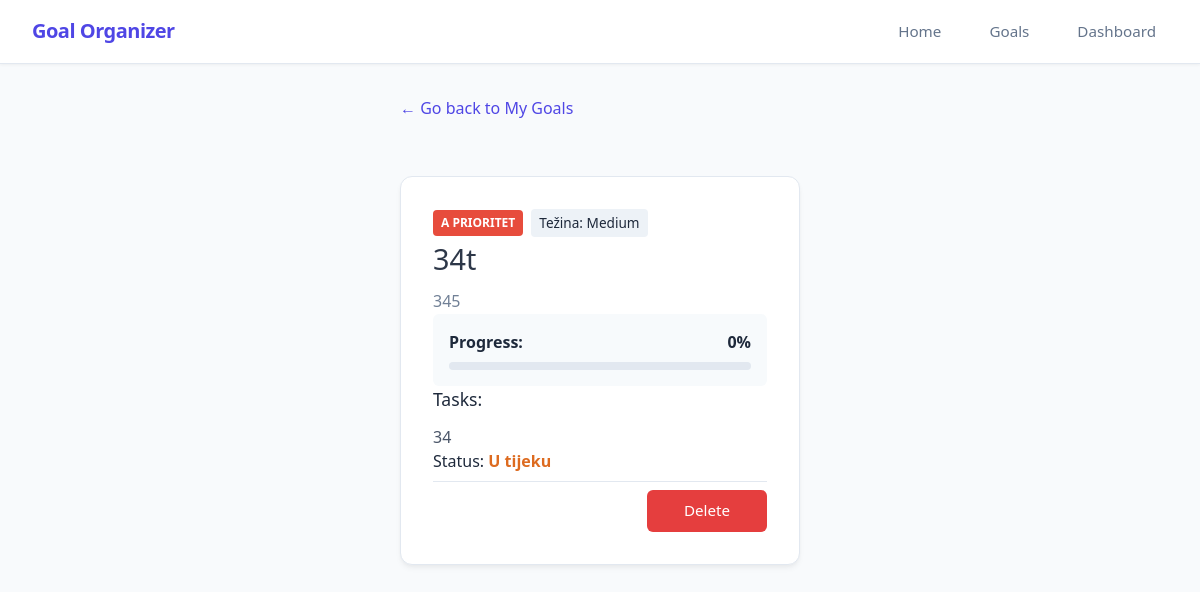
Before: /goals/1 with the older database file.
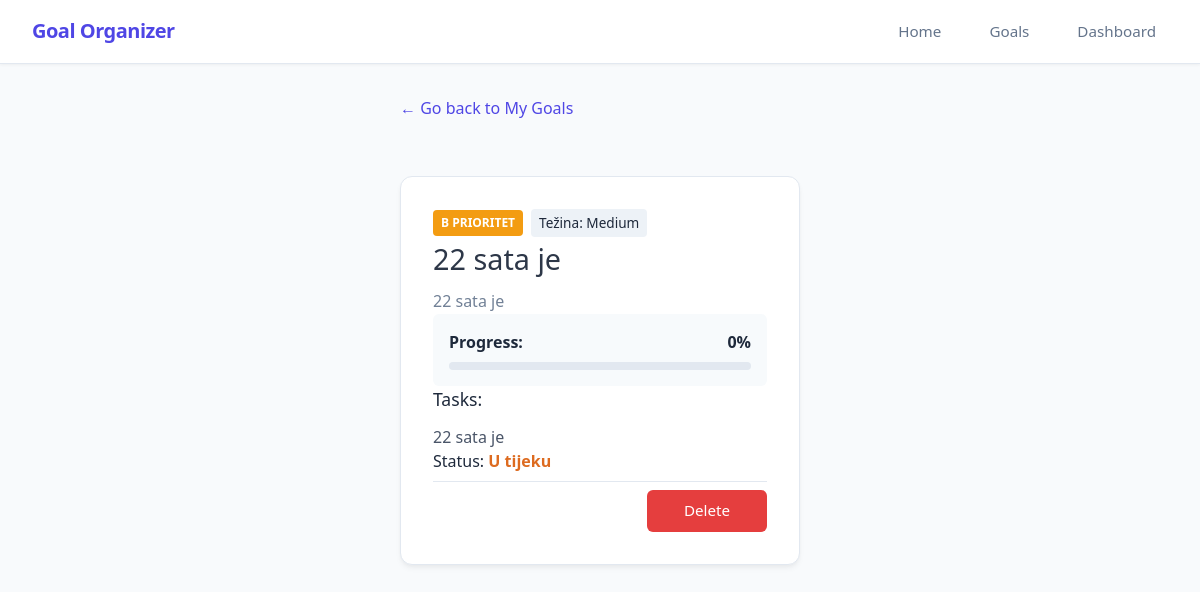
After: the same page with the newer database file.
### app/models_db.py (models this page shows, shortened)
class Goal(db.Model):
    id = db.Column(db.Integer, primary_key=True)
    title = db.Column(db.String(100), nullable=False)
    description = db.Column(db.Text, nullable=False)
    tasks = db.Column(db.JSON, nullable=True, default=[])
    is_completed = db.Column(db.Boolean, default=False)
    progress_percentage = db.Column(db.Float, default=0.0)
    difficulty = db.Column(db.String(20), nullable=False, default='Medium')
    priority = db.Column(db.String(1), nullable=False, default='b')
    created_at = db.Column(db.DateTime, default=datetime.now(timezone.utc), nullable=False)

### app/routes.py (the view)
@main.route('/goals/<int:goal_id>')
def view_goal(goal_id):
    goal = Goal.query.get_or_404(goal_id)
    tasks_list = [t.strip() for t in goal.tasks.split(',') if t.strip()] if goal.tasks else []
    return render_template('view_goal.html', goal=goal, tasks=tasks_list)

### app/templates/view_goal.html (shortened to what this page needs)
{% extends "base.html" %}
{% block content %}
<div class="container">
    <a href="{{ url_for('main.show_goals') }}" style="text-decoration: none; color: var(--primary); display: inline-flex; align-items: center; margin-bottom: 1.5rem; font-weight: 500;">
            ← Go back to My Goals
    </a>
    <div class="card">
        <div style="display: flex; gap: 0.5rem; align-items: center;">
            <span class="badge badge-{{ goal.priority }} ">{{ goal.priority | upper }} prioritet</span>
            <span style="background: #edf2f7; padding: 0.25rem 0.5rem; border-radius: 4px; font-size: 0.85rem; font-weight: 500;">
                Težina: {{ goal.difficulty }}
            </span>
        </div>
        <div>
            <h1 style="margin: 0 0 0.5rem 0; font-size: 1.8rem; color: #2d3748;">{{ goal.title }}</h1>
            <p style="margin: 0; color: #718096; line-height: 1.6;">{{ goal.description or 'Nema opisa.' }}</p>
        </div>
        <div style="background: #f7fafc; padding: 1rem; border-radius: 6px;">
            <div style="display: flex; justify-content: space-between; margin-bottom: 0.5rem; font-weight: 600;">
                <span>Progress:</span>
                <span>{{ goal.progress_percentage | round | int }}%</span>
            </div>
            <div style="width: 100%; background: #e2e8f0; height: 8px; border-radius: 4px; overflow: hidden;">
            </div>
        </div>
        <div>
            <h3 style="margin: 0 0 0.75rem 0; font-size: 1.1rem;">Tasks:</h3>
            {% if tasks %}
                <ul style="margin: 0; padding-left: 1.25rem; display: flex; flex-direction: column; gap: 0.5rem; padding-left: 0px;">
                    {% for task in tasks %}
                        <li style="color: #4a5568; padding-left: 0px;">{{ task }}</li>
                    {% endfor %}
                </ul>
            {% else %}
                <p style="margin: 0; color: #a0aec0; font-style: italic;">Nema dodanih zadataka.</p>
            {% endif %}
        </div>
        <div>
            Status:
            {% if goal.is_completed %}
                <span style="color: #38a169; font-weight: bold;">Završeno</span>
            {% else %}
                <span style="color: #dd6b20; font-weight: bold;">U tijeku</span>
            {% endif %}
        </div>
        <hr style="border: 0; border-top: 1px solid #e2e8f0; margin: 0.5rem 0;">
        <div style="display: flex; justify-content: flex-end;">
            <form action="{{ url_for('main.delete_goal', goal_id=goal.id) }}" method="POST" onsubmit="return confirm('Are you sure you want to delete {{goal.title}}?');">
                <button type="submit" style="background-color: #e53e3e; color: white; border: none; padding: 0.6rem 1.2rem; border-radius: 6px; cursor: pointer; font-weight: 500;">
                    Delete
                </button>
            </form>
        </div>
    </div>
</div>
{% endblock %}

Changed rows visible on the page:
removed Goal: priority "A", difficulty "Medium", title "34t", description "345", progress_percentage "0", tasks "34"
added Goal: priority "B", difficulty "Medium", title "22 sata je", description "22 sata je", progress_percentage "0", task "22 sata je"
changed Goal "Medium": priority "a" → "b" (drawn)
